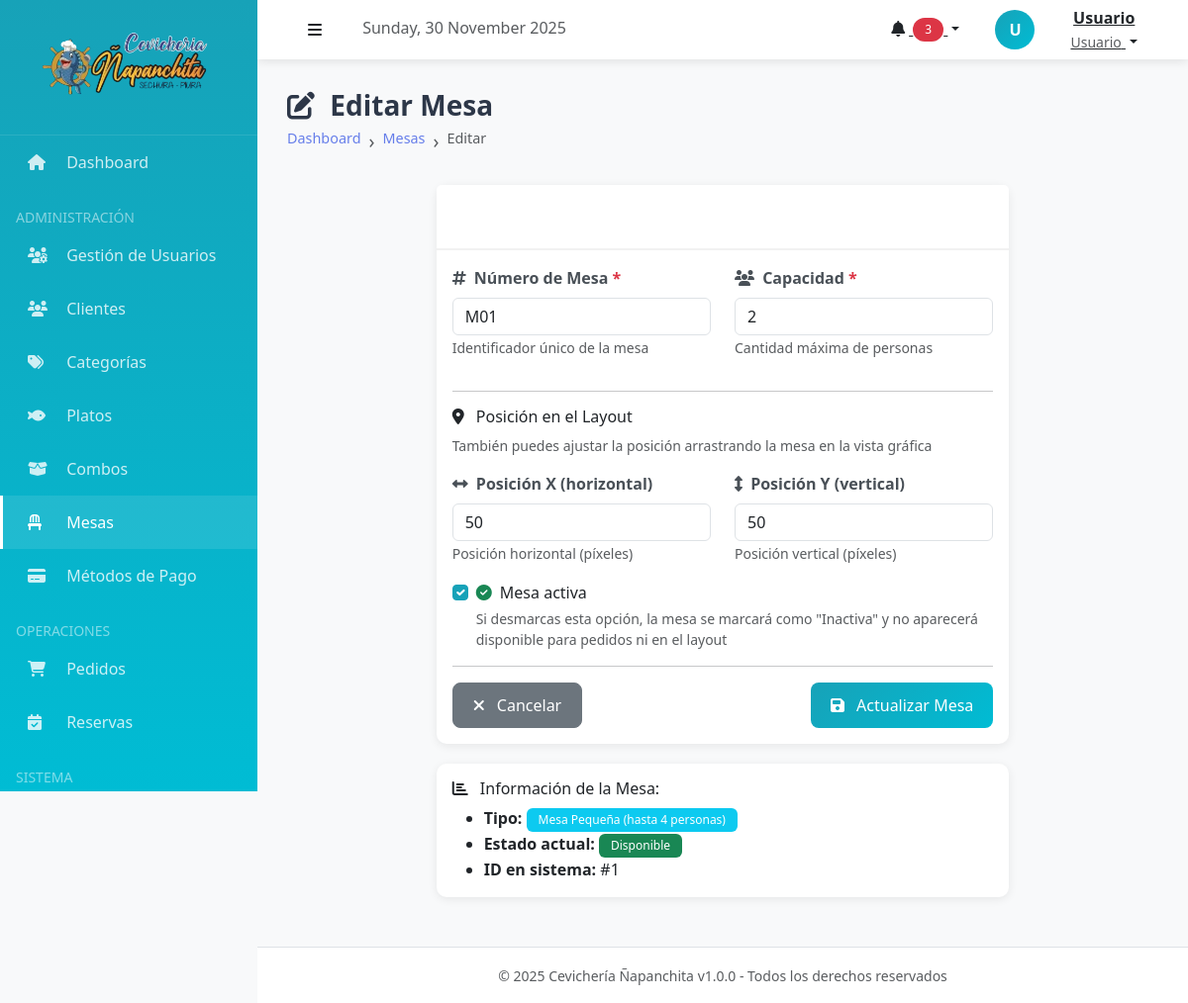
Page /index.php?action=mesas_editar&id=1 (signed in) on the committed database.
### tables this page shows
CREATE TABLE mesas (
    id INT AUTO_INCREMENT PRIMARY KEY,
    numero VARCHAR(10) UNIQUE NOT NULL,
    capacidad INT NOT NULL CHECK (capacidad > 0),
    estado ENUM('disponible', 'ocupada', 'reservada', 'inactiva') DEFAULT 'disponible',
    posicion_x INT DEFAULT 0 COMMENT 'PosiciÃ³n X en layout visual',
    posicion_y INT DEFAULT 0 COMMENT 'PosiciÃ³n Y en layout visual',
    activo BOOLEAN DEFAULT TRUE,
    
    INDEX idx_mesas_estado (estado),
    INDEX idx_mesas_activo (activo)
);

### controllers/MesaController.php (called while the page is built, shortened)
<?php
require_once __DIR__ . '/../models/Mesa.php';
class MesaController
{
    private $mesa;
    public function __construct()
    {
        $this->mesa = new Mesa();
    }
    public function editar()
    {
        $id = $_GET['id'] ?? 0;
        $this->mesa->id = $id;
        $mesa = $this->mesa->obtenerPorId();
        require_once __DIR__ . '/../views/mesas/editar.php';
    }
}

### models/Mesa.php (called while the page is built, shortened)
<?php
class Mesa
{
    private $db;
    private $table = 'mesas';
    public $id;
    public function __construct($db = null)
    {
        if ($db) {
            $this->db = $db;
        } else {
            $database = new Database();
            $this->db = $database->getConnection();
        }
    }
    public function obtenerPorId()
    {
        $query = "SELECT * FROM " . $this->table . " WHERE id = :id LIMIT 1";
        $stmt = $this->db->prepare($query);
        $stmt->bindParam(':id', $this->id);
        $stmt->execute();
        $row = $stmt->fetch(PDO::FETCH_ASSOC);
        return $row;
    }
}

### config/database.php (called while the page is built, shortened)
<?php
class Database
{
    private $host = "localhost";
    private $db_name = "napanchita_db";
    private $username = "root";
    private $password = "";
    public function getConnection()
    {
        try {
            $this->conn = new PDO(
                "mysql:host=" . $this->host . ";dbname=" . $this->db_name . ";charset=utf8mb4",
                $this->username,
                $this->password
            );
            $this->conn->setAttribute(PDO::ATTR_ERRMODE, PDO::ERRMODE_EXCEPTION);
            $this->conn->setAttribute(PDO::ATTR_EMULATE_PREPARES, false);
            return $this->conn;
        } catch (PDOException $e) {
            echo "Error de conexión: " . $e->getMessage();
            return null;
        }
    }
}

### views/mesas/editar.php (the view, shortened to what this page needs)
<?php
include __DIR__ . '/../layouts/header.php';
?>
<div class="page-header">
    <h1><i class="fas fa-edit me-2"></i> Editar Mesa</h1>
    <nav aria-label="breadcrumb">
        <ol class="breadcrumb">
            <li class="breadcrumb-item"><a href="<?php echo BASE_URL; ?>index.php?action=dashboard">Dashboard</a></li>
            <li class="breadcrumb-item"><a href="<?php echo BASE_URL; ?>index.php?action=mesas">Mesas</a></li>
            <li class="breadcrumb-item active">Editar</li>
        </ol>
    </nav>
</div>
<div class="row">
    <div class="col-md-8 offset-md-2">
        <div class="card">
            <div class="card-header">
                <i class="fas fa-chair me-2"></i> Modificar Datos de la Mesa
            </div>
            <div class="card-body">
                <form action="<?php echo BASE_URL; ?>index.php?action=mesas_actualizar" method="POST" id="formEditarMesa">
                    <div class="row">
                        <div class="col-md-6">
                            <div class="mb-3">
                                <label for="numero" class="form-label">
                                    <i class="fas fa-hashtag me-1"></i> Número de Mesa <span class="text-danger">*</span>
                                </label>
                                <input type="text" class="form-control" id="numero" name="numero"
                                    value="<?php echo htmlspecialchars($mesa['numero']); ?>"
                                    placeholder="Ej: 1, 2, A1, VIP-1" required maxlength="10">
                                <small class="form-text text-muted">Identificador único de la mesa</small>
                            </div>
                        </div>
                        <div class="col-md-6">
                            <div class="mb-3">
                                <label for="capacidad" class="form-label">
                                    <i class="fas fa-users me-1"></i> Capacidad <span class="text-danger">*</span>
                                </label>
                                <input type="number" class="form-control" id="capacidad" name="capacidad"
                                    value="<?php echo $mesa['capacidad']; ?>"
                                    min="1" max="20" placeholder="Número de personas" required>
                                <small class="form-text text-muted">Cantidad máxima de personas</small>
                            </div>
                        </div>
                    </div>
                    <hr>
                    <h6><i class="fas fa-map-marker-alt me-2"></i> Posición en el Layout</h6>
                    <p class="text-muted small">También puedes ajustar la posición arrastrando la mesa en la vista gráfica</p>
                    <div class="row">
                        <div class="col-md-6">
                            <div class="mb-3">
                                <label for="posicion_x" class="form-label">
                                    <i class="fas fa-arrows-alt-h me-1"></i> Posición X (horizontal)
                                </label>
                                <input type="number" class="form-control" id="posicion_x" name="posicion_x"
                                    value="<?php echo $mesa['posicion_x']; ?>" min="0" max="1000">
                                <small class="form-text text-muted">Posición horizontal (píxeles)</small>
                            </div>
                        </div>
                        <div class="col-md-6">
                            <div class="mb-3">
                                <label for="posicion_y" class="form-label">
                                    <i class="fas fa-arrows-alt-v me-1"></i> Posición Y (vertical)
                                </label>
                                <input type="number" class="form-control" id="posicion_y" name="posicion_y"
                                    value="<?php echo $mesa['posicion_y']; ?>" min="0" max="1000">
                                <small class="form-text text-muted">Posición vertical (píxeles)</small>
                            </div>
                        </div>
                    </div>
                    <div class="mb-3">
                        <div class="form-check">
                            <input class="form-check-input" type="checkbox" id="activo" name="activo" value="1"
                                <?php
                                $activo = isset($mesa['activo']) ? (int)$mesa['activo'] : 0;
                                $estadoBloqueado = in_array($mesa['estado'], ['ocupada', 'reservada']);
                                echo ($activo === 1) ? 'checked' : '';
                                echo $estadoBloqueado ? ' disabled' : '';
                                ?>>
                            <label class="form-check-label" for="activo">
                                <i class="fas fa-check-circle text-success me-1"></i> Mesa activa
                            </label>
                            <small class="form-text text-muted d-block">
                                <?php if ($estadoBloqueado): ?>
                                    <i class="fas fa-exclamation-triangle text-warning me-1"></i>
                                    No se puede desactivar una mesa que está <strong><?php echo $mesa['estado']; ?></strong>
                                <?php else: ?>
                                    Si desmarcas esta opción, la mesa se marcará como "Inactiva" y no aparecerá disponible para pedidos ni en el layout
                                <?php endif; ?>
                            </small>
                        </div>
                    </div>
                    <hr>
                    <div class="d-flex justify-content-between">
                        <a href="<?php echo BASE_URL; ?>index.php?action=mesas" class="btn btn-secondary">
                            <i class="fas fa-times me-2"></i> Cancelar
                        </a>
                        <button type="submit" class="btn btn-primary">
                            <i class="fas fa-save me-2"></i> Actualizar Mesa
                        </button>
                    </div>
                </form>
            </div>
        </div>
        <div class="card mt-3">
            <div class="card-body">
                <h6><i class="fas fa-chart-bar me-2"></i> Información de la Mesa:</h6>
                <ul class="mb-0">
                    <li><strong>Tipo:</strong>
                        <?php if ($mesa['capacidad'] <= 4): ?>
                            <span class="badge bg-info">Mesa Pequeña (hasta 4 personas)</span>
                        <?php else: ?>
                            <span class="badge bg-primary">Mesa Grande (más de 4 personas)</span>
                        <?php endif; ?>
                    </li>
                    <li><strong>Estado actual:</strong>
                        <span class="badge bg-<?php
                                                echo $mesa['estado'] === 'disponible' ? 'success' : ($mesa['estado'] === 'ocupada' ? 'danger' : ($mesa['estado'] === 'reservada' ? 'warning' : 'secondary'));
                                                ?>">
                            <?php echo ucfirst($mesa['estado']); ?>
                        </span>
                    </li>
                    <li><strong>ID en sistema:</strong> #<?php echo $mesa['id']; ?></li>
                </ul>
            </div>
        </div>
    </div>
</div>
<?php
include __DIR__ . '/../layouts/footer.php';
?>

### public/css/style.css (style rules this page uses)
:root { --color-primary: #667eea; --color-secondary: #764ba2; --color-success: #28a745; --color-danger: #dc3545; --color-warning: #ffc107; --color-info: #17a2b8; --color-light: #f8f9fa; --color-dark: #343a40; --transition: all 0.3s ease; }
body { font-family: 'Segoe UI', Tahoma, Geneva, Verdana, sans-serif; background-color: #f4f6f9; }
.card { transition: var(--transition); margin-bottom: 20px; }
.card-header { font-weight: 600; background: linear-gradient(135deg, var(--color-primary) 0%, var(--color-secondary) 100%); color: white; border-bottom: none; }
.btn { transition: var(--transition); font-weight: 500; border-radius: 8px; padding: 10px 20px; }
.btn-primary { background: linear-gradient(135deg, var(--color-primary) 0%, var(--color-secondary) 100%); border: none; }
.badge { padding: 6px 12px; font-weight: 500; border-radius: 6px; }
.form-label { font-weight: 600; color: #495057; margin-bottom: 8px; }
.breadcrumb { background: transparent; font-size: 0.9rem; }
.breadcrumb-item + .breadcrumb-item::before { content: "›"; font-size: 1.2rem; }
.breadcrumb-item a { color: var(--color-primary); text-decoration: none; }

### public/css/tema-celeste.css (style rules this page uses)
:root { --primary-color: #17a2b8; --primary-dark: #138496; --primary-light: #00bcd4; --primary-gradient: linear-gradient(135deg, #17a2b8 0%, #00bcd4 100%); }
.btn-primary { background: linear-gradient(135deg, #17a2b8 0%, #00bcd4 100%); border-color: #17a2b8; }
a { color: #17a2b8; }
.form-check-input:checked { background-color: #17a2b8; border-color: #17a2b8; }

### views/layouts/header.php (style rules this page uses)
:root { --sidebar-width: 260px; --header-height: 60px; --primary-color: #17a2b8; --secondary-color: #00bcd4; }
body { font-family: 'Segoe UI', Tahoma, Geneva, Verdana, sans-serif; background-color: #f8f9fa; }
.page-header { margin-bottom: 30px; }
.page-header h1 { font-size: 28px; font-weight: 700; color: #2d3748; margin: 0; }
.breadcrumb { background: transparent; padding: 0; margin: 5px 0 0 0; }
.card { border: none; box-shadow: 0 2px 10px rgba(0, 0, 0, 0.08); border-radius: 10px; }
.card-header { background: white; border-bottom: 2px solid #f1f1f1; font-weight: 600; padding: 20px; }

### rows in the picture
mesas: numero "M01", capacidad "2", posicion_x "50", posicion_y "50", estado "☑", estado "Disponible", id "1"

### other values in the picture
substr($_SESSION['nombre'] ?? 'U', 0, 1) "U"
$_SESSION['nombre'] "Usuario"
$_SESSION['rol'] "Usuario"
APP_NAME "Cevichería Ñapanchita"
APP_VERSION "1.0.0"
